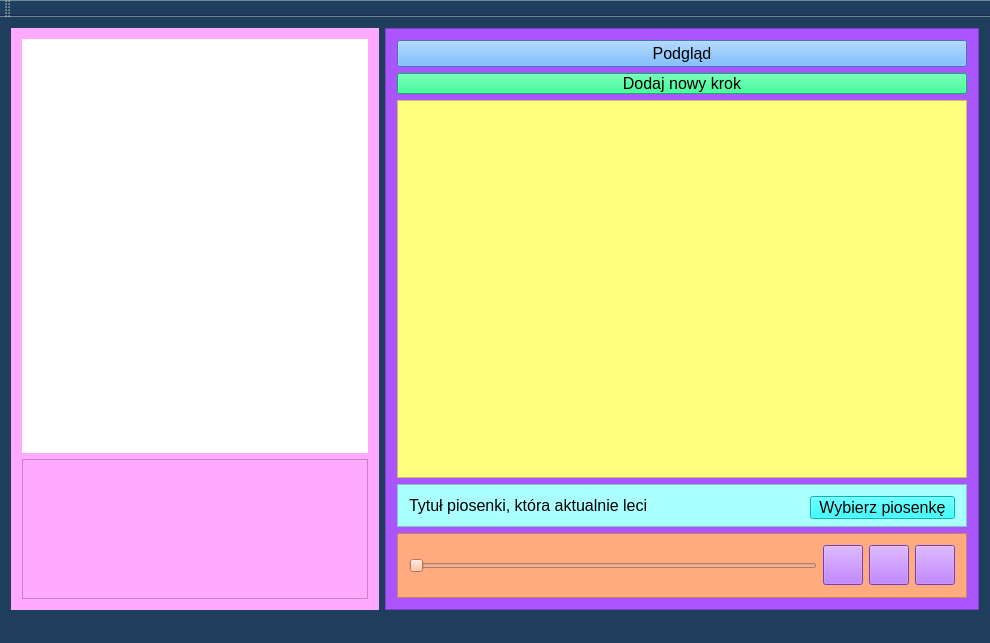
<?xml version="1.0" encoding="UTF-8"?>
<ui version="4.0">
 <class>MainWindow</class>
 <widget class="QMainWindow" name="MainWindow">
  <property name="geometry">
   <rect>
    <x>0</x>
    <y>0</y>
    <width>978</width>
    <height>643</height>
   </rect>
  </property>
  <property name="windowTitle">
   <string>MainWindow</string>
  </property>
  <property name="styleSheet">
   <string notr="true">background-color: rgb(31, 62, 93);
color: rgb(255, 255, 255);</string>
  </property>
  <widget class="QWidget" name="centralWidget">
   <layout class="QGridLayout" name="gridLayout">
    <item row="0" column="0">
     <widget class="QFrame" name="frame_4">
      <property name="autoFillBackground">
       <bool>false</bool>
      </property>
      <property name="styleSheet">
       <string notr="true">color: rgb(255, 255, 255);
background-color: rgb(255, 170, 255);</string>
      </property>
      <layout class="QGridLayout" name="gridLayout_3">
       <item row="1" column="0">
        <widget class="QLabel" name="filmlabel">
         <property name="minimumSize">
          <size>
           <width>346</width>
           <height>400</height>
          </size>
         </property>
         <property name="maximumSize">
          <size>
           <width>16777215</width>
           <height>16777215</height>
          </size>
         </property>
         <property name="font">
          <font>
           <pointsize>12</pointsize>
          </font>
         </property>
         <property name="styleSheet">
          <string notr="true">color: rgb(0, 0, 0);
background-color: rgb(255, 255, 255);</string>
         </property>
         <property name="text">
          <string/>
         </property>
         <property name="alignment">
          <set>Qt::AlignCenter</set>
         </property>
        </widget>
       </item>
       <item row="2" column="0">
        <widget class="QTextBrowser" name="textBrowser">
         <property name="minimumSize">
          <size>
           <width>346</width>
           <height>140</height>
          </size>
         </property>
         <property name="maximumSize">
          <size>
           <width>16777215</width>
           <height>140</height>
          </size>
         </property>
         <property name="font">
          <font>
           <pointsize>12</pointsize>
          </font>
         </property>
         <property name="styleSheet">
          <string notr="true">color: rgb(0, 0, 0);
background-color: rgb(255, 170, 255);</string>
         </property>
        </widget>
       </item>
      </layout>
     </widget>
    </item>
    <item row="0" column="1">
     <widget class="QFrame" name="frame_3">
      <property name="sizePolicy">
       <sizepolicy hsizetype="Fixed" vsizetype="MinimumExpanding">
        <horstretch>0</horstretch>
        <verstretch>0</verstretch>
       </sizepolicy>
      </property>
      <property name="styleSheet">
       <string notr="true">color: rgb(255, 255, 255);
background-color: rgb(170, 85, 255);</string>
      </property>
      <property name="frameShape">
       <enum>QFrame::StyledPanel</enum>
      </property>
      <property name="frameShadow">
       <enum>QFrame::Raised</enum>
      </property>
      <layout class="QVBoxLayout" name="verticalLayout_2">
       <item>
        <widget class="QPushButton" name="pushButton">
         <property name="font">
          <font>
           <pointsize>12</pointsize>
          </font>
         </property>
         <property name="styleSheet">
          <string notr="true">background-color: rgb(85, 170, 255);
color: rgb(0, 0, 0);</string>
         </property>
         <property name="text">
          <string>Podgląd</string>
         </property>
        </widget>
       </item>
       <item>
        <widget class="QPushButton" name="newstepbtn">
         <property name="maximumSize">
          <size>
           <width>16777215</width>
           <height>21</height>
          </size>
         </property>
         <property name="font">
          <font>
           <pointsize>12</pointsize>
          </font>
         </property>
         <property name="styleSheet">
          <string notr="true">background-color: rgb(0, 255, 127);
color: rgb(0, 0, 0);</string>
         </property>
         <property name="text">
          <string>Dodaj nowy krok</string>
         </property>
        </widget>
       </item>
       <item>
        <widget class="QScrollArea" name="scrollArea">
         <property name="sizePolicy">
          <sizepolicy hsizetype="Ignored" vsizetype="Ignored">
           <horstretch>0</horstretch>
           <verstretch>0</verstretch>
          </sizepolicy>
         </property>
         <property name="minimumSize">
          <size>
           <width>570</width>
           <height>0</height>
          </size>
         </property>
         <property name="maximumSize">
          <size>
           <width>570</width>
           <height>16777215</height>
          </size>
         </property>
         <property name="baseSize">
          <size>
           <width>3</width>
           <height>4</height>
          </size>
         </property>
         <property name="styleSheet">
          <string notr="true">background-color: rgb(255, 255, 127);</string>
         </property>
         <property name="verticalScrollBarPolicy">
          <enum>Qt::ScrollBarAsNeeded</enum>
         </property>
         <property name="horizontalScrollBarPolicy">
          <enum>Qt::ScrollBarAlwaysOff</enum>
         </property>
         <property name="widgetResizable">
          <bool>true</bool>
         </property>
         <widget class="QWidget" name="scrollAreaWidgetContents">
          <property name="geometry">
           <rect>
            <x>0</x>
            <y>0</y>
            <width>568</width>
            <height>364</height>
           </rect>
          </property>
          <property name="sizePolicy">
           <sizepolicy hsizetype="Maximum" vsizetype="Preferred">
            <horstretch>0</horstretch>
            <verstretch>0</verstretch>
           </sizepolicy>
          </property>
          <property name="minimumSize">
           <size>
            <width>568</width>
            <height>0</height>
           </size>
          </property>
         </widget>
        </widget>
       </item>
       <item>
        <widget class="QFrame" name="frame">
         <property name="maximumSize">
          <size>
           <width>16777215</width>
           <height>43</height>
          </size>
         </property>
         <property name="styleSheet">
          <string notr="true">background-color: rgb(170, 255, 255);</string>
         </property>
         <property name="frameShape">
          <enum>QFrame::StyledPanel</enum>
         </property>
         <property name="frameShadow">
          <enum>QFrame::Raised</enum>
         </property>
         <layout class="QHBoxLayout" name="horizontalLayout">
          <item>
           <widget class="QLabel" name="nameoffile">
            <property name="sizePolicy">
             <sizepolicy hsizetype="Preferred" vsizetype="Preferred">
              <horstretch>0</horstretch>
              <verstretch>0</verstretch>
             </sizepolicy>
            </property>
            <property name="font">
             <font>
              <pointsize>12</pointsize>
             </font>
            </property>
            <property name="styleSheet">
             <string notr="true">background-color: rgb(170, 255, 255);
color: rgb(0, 0, 0);
</string>
            </property>
            <property name="text">
             <string>Tytuł piosenki, która aktualnie leci</string>
            </property>
           </widget>
          </item>
          <item>
           <widget class="QPushButton" name="openbtn">
            <property name="minimumSize">
             <size>
              <width>90</width>
              <height>23</height>
             </size>
            </property>
            <property name="maximumSize">
             <size>
              <width>145</width>
              <height>23</height>
             </size>
            </property>
            <property name="font">
             <font>
              <pointsize>12</pointsize>
             </font>
            </property>
            <property name="styleSheet">
             <string notr="true">background-color: rgb(0, 255, 255);
color: rgb(0, 0, 0);</string>
            </property>
            <property name="text">
             <string>Wybierz piosenkę</string>
            </property>
           </widget>
          </item>
         </layout>
        </widget>
       </item>
       <item>
        <widget class="QFrame" name="frame_2">
         <property name="minimumSize">
          <size>
           <width>0</width>
           <height>65</height>
          </size>
         </property>
         <property name="maximumSize">
          <size>
           <width>16777215</width>
           <height>65</height>
          </size>
         </property>
         <property name="styleSheet">
          <string notr="true">background-color: rgb(255, 170, 127);</string>
         </property>
         <property name="frameShape">
          <enum>QFrame::StyledPanel</enum>
         </property>
         <property name="frameShadow">
          <enum>QFrame::Raised</enum>
         </property>
         <layout class="QHBoxLayout" name="horizontalLayout_2">
          <item>
           <widget class="QSlider" name="progresslider">
            <property name="styleSheet">
             <string notr="true">color: rgb(255, 255, 255);
selection-color: rgb(0, 255, 255);</string>
            </property>
            <property name="orientation">
             <enum>Qt::Horizontal</enum>
            </property>
           </widget>
          </item>
          <item>
           <widget class="QPushButton" name="playbtn">
            <property name="minimumSize">
             <size>
              <width>40</width>
              <height>40</height>
             </size>
            </property>
            <property name="styleSheet">
             <string notr="true">color: rgb(255, 255, 255);
background-color: rgb(170, 85, 255);</string>
            </property>
            <property name="text">
             <string/>
            </property>
           </widget>
          </item>
          <item>
           <widget class="QPushButton" name="stopbtn">
            <property name="minimumSize">
             <size>
              <width>40</width>
              <height>40</height>
             </size>
            </property>
            <property name="styleSheet">
             <string notr="true">color: rgb(255, 255, 255);
background-color: rgb(170, 85, 255);</string>
            </property>
            <property name="text">
             <string/>
            </property>
           </widget>
          </item>
          <item>
           <widget class="QPushButton" name="pausebtn">
            <property name="minimumSize">
             <size>
              <width>40</width>
              <height>40</height>
             </size>
            </property>
            <property name="styleSheet">
             <string notr="true">color: rgb(255, 255, 255);
background-color: rgb(170, 85, 255);</string>
            </property>
            <property name="text">
             <string/>
            </property>
           </widget>
          </item>
         </layout>
        </widget>
       </item>
      </layout>
     </widget>
    </item>
   </layout>
  </widget>
  <widget class="QMenuBar" name="menuBar">
   <property name="geometry">
    <rect>
     <x>0</x>
     <y>0</y>
     <width>978</width>
     <height>20</height>
    </rect>
   </property>
  </widget>
  <widget class="QToolBar" name="mainToolBar">
   <attribute name="toolBarArea">
    <enum>TopToolBarArea</enum>
   </attribute>
   <attribute name="toolBarBreak">
    <bool>false</bool>
   </attribute>
  </widget>
  <widget class="QStatusBar" name="statusBar"/>
 </widget>
 <layoutdefault spacing="6" margin="11"/>
 <resources/>
 <connections/>
</ui>
